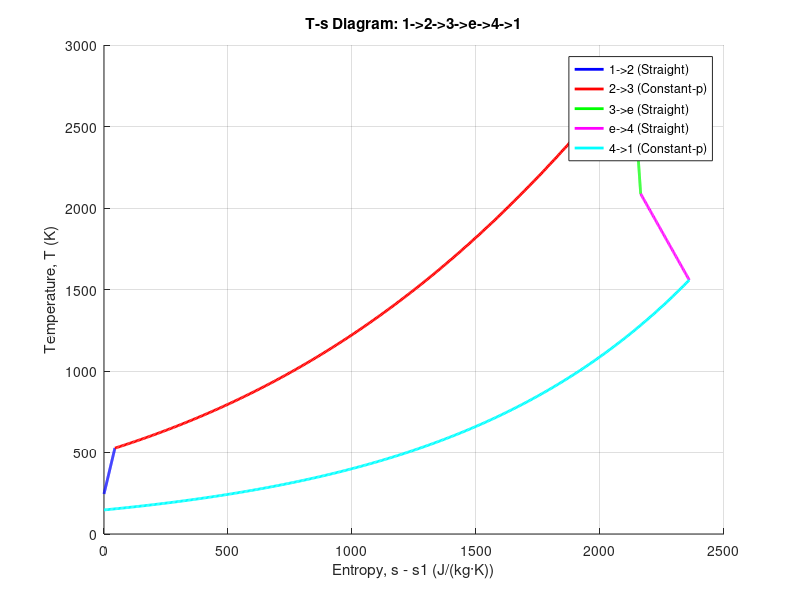

Write the MATLAB code that produced this figure.
clc; clear; close all;

% Constants
a = 986;                 % Coefficient for cp(T) fit
b = 0.179;                   % Constant coefficient for cp(T) fit
cp_4to1 = 1004;            % Constant cp for state 4->1 (J/kg-K)

% Static temperature (K) and entropy (J/(kg·K)) at each state
%T = [245.9, 512.8, 891, 891, 635]; 
%s = [0, 43.95, 658.95, 670.95, 930.95]; 

T = [245.9, 526.8, 2354, 2087, 1558]; 
s = [0, 43.95, 2152, 2164, 2360]; % 

% Extract points for states
T1 = T(1); T2 = T(2); T3 = T(3); Te = T(4); T4 = T(5);
s1 = s(1); s2 = s(2); s3 = s(3); se = s(4); s4 = s(5);

% Step sizes for entropy
ds_23 = 5; % Smaller step size for 2->3
ds_41 = 5; % Smaller step size for 4->1

% 1 -> 2 (straight line)
T_12 = linspace(T1, T2, 100);
s_12 = linspace(s1, s2, 100);

% Initialize entropy and temperature arrays
s_23 = s2:ds_23:s3; % Generate entropy steps
T_23 = zeros(size(s_23)); % Preallocate temperature array
T_23(1) = T2; % Set initial temperature

% Iteratively compute T values
for i = 2:length(s_23)
    % Compute change in entropy
    ds_actual = s_23(i) - s_23(i-1);
    
    % Update temperature using the relation
    dT = (T_23(i-1) * ds_actual) / (a + b * T_23(i-1));   
    T_23(i) = T_23(i-1) + dT;
end



% 3 -> e (straight line)
T_3e = linspace(T3, Te, 100);
s_3e = linspace(s3, se, 100);

% e -> 4 (straight line)
T_e4 = linspace(Te, T4, 100);
s_e4 = linspace(se, s4, 100);

% 4 -> 1 (constant-pressure curve)
T_41 = T4; % Initialize with T4
s_41 = s4:-ds_41:s1; % Entropy steps
for i = 2:length(s_41)
    T_41(i) = T_41(i-1) - (T_41(i-1) * ds_41) / cp_4to1;
end

% Plot T-s diagram
figure;
hold on;

% Add lines and curves
plot(s_12, T_12, 'b', 'LineWidth', 2, 'DisplayName', '1->2 (Straight)');
plot(s_23, T_23, 'r', 'LineWidth', 2, 'DisplayName', '2->3 (Constant-p)');
plot(s_3e, T_3e, 'g', 'LineWidth', 2, 'DisplayName', '3->e (Straight)');
plot(s_e4, T_e4, 'm', 'LineWidth', 2, 'DisplayName', 'e->4 (Straight)');
plot(s_41, T_41, 'c', 'LineWidth', 2, 'DisplayName', '4->1 (Constant-p)');


% Set axes and labels
xlabel('Entropy, s - s1 (J/(kg·K))');
ylabel('Temperature, T (K)');
title('T-s Diagram: 1->2->3->e->4->1');
legend('show');
grid on;
% hold off;
